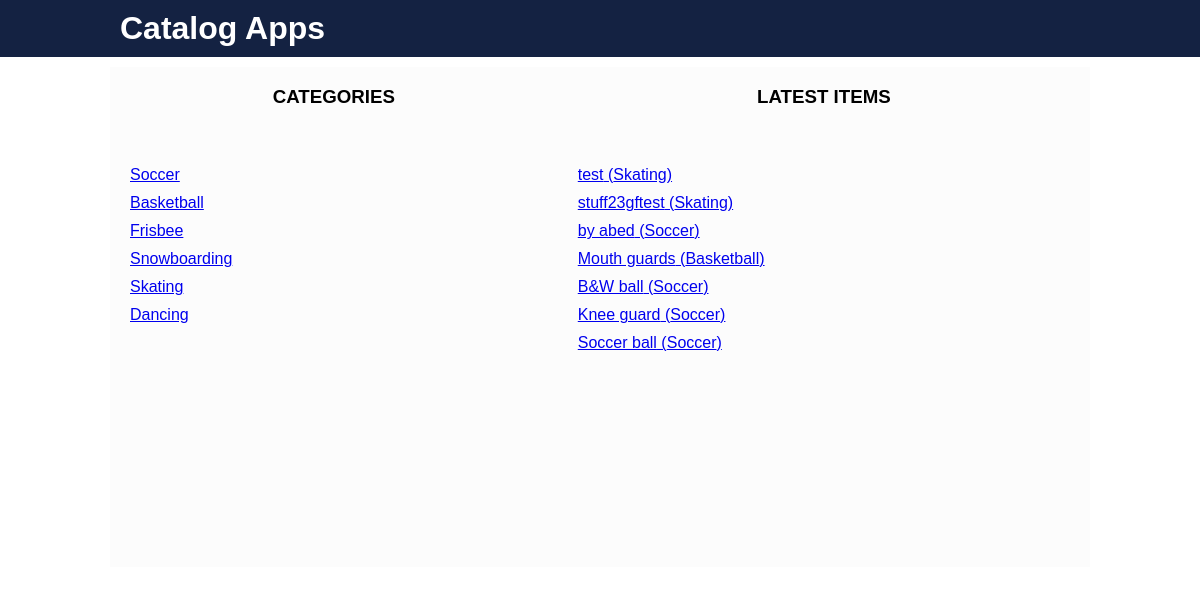
The app's page /index/ with its own data.
### app/models.py (models this page shows, shortened)
class Category(Base):
    __tablename__ = 'category'
    id = Column(Integer, primary_key=True)
    name = Column(String(250), nullable=False)
    items = relationship("Item", lazy='subquery')

class Item(Base):
    __tablename__ = 'item'
    name = Column(String(80), nullable=False)
    id = Column(Integer, primary_key=True)
    description = Column(String(250))
    user_id = Column(String(64))
    category_id = Column(Integer, ForeignKey('category.id'))
    category = relationship(Category, lazy='subquery')

### app/views.py (the view)
@app.route('/')
@app.route('/index/')
def showCatalog():
    categories = getDbSession().query(Category).all()
    latestItems = getDbSession().query(Item).order_by(Item.id.desc()).all()
    closeDbSession()
    return render_template('child_index.html',
                           categories=categories, latestItems=latestItems)

### app/dbutils.py (called while the page is built)
def getDbSession():
    return db_session

def closeDbSession():
    db_session.close_all()

### app/templates/child_index.html (shortened to what this page needs)
{% extends "base_layout.html" %}
{% block head %}
  {{ super() }}
{% endblock %}
{% block content %}
	<div class="root_container horizontal">
		<div class="items_section grey">
			<div class="center">
				<h3 class="center_text">CATEGORIES</h3>
			</div>
			<div class="items_list">
				{% for category in categories %}
				<p>
					<a href="{{url_for('categoryDetails',category_id=category.id)}}">{{
						category.name }}</a>
				</p>
				{% endfor %}
			</div>
		</div>
		<div class="latest_items_section  grey">
			<div class="center">
				<h3 class="center_title">LATEST ITEMS</h3>
			</div>
			<div class="items_list">
				{% for item in latestItems %}
				<p>
					<a href="{{url_for('itemDetails',item_id = item.id)}}">{{
						item.name }}&nbsp;({{item.category.name}})</a>
				</p>
				{% endfor %}
			</div>
		</div>
	</div>
{% endblock %}

### app/templates/base_layout.html (shortened to what this page needs)
<!doctype html>
<html>
<head>
	{% block head %}
	<link rel=stylesheet type=text/css href="{{ url_for('static', filename='styles.css') }}">
{% endblock %}
</head>
<body>
	<header id="header">
		<div class="header_group">
			<div class="header">
				<h1 class="app_title">Catalog Apps</h1>
			</div>
		</div>
	</header>
	<div id="content">{% block content %}{% endblock %}</div>
</body>
</html>

### app/static/styles.css (style rules this page uses)
body { font-family: sans-serif; background-color: #ffffff; margin: 0px; }
.header_group { background-color: #142242; width: 100%; padding:10px; }
p { margin: 10px; word-wrap: break-word; }
.header { max-width: 980px; height: 100%; margin: auto; }
.app_title { color: #ffffff; margin: 0px; display: inline; }
.items_section { flex-grow: 1; display: inline-block; }
.items_list { margin-bottom:10px; margin-right:10px; margin-left:10px; margin-top: 40px; }
.root_container { max-width: 980px; margin:auto; padding: 10px; }
.grey { background-color:#FCFCFC; }
.horizontal { display: flex; flex-direction: row; }
.center { display: flex; justify-content: center; }
.latest_items_section { height: 500px; flex-grow: 1; display: inline-block; }

### records on screen
Category: name "Soccer"
Category: name "Basketball"
Category: name "Frisbee"
Category: name "Snowboarding"
Category: name "Skating"
Category: name "Dancing"
Item: name "test", category.name "Skating"
Item: name "stuff23gftest", category.name "Skating"
Item: name "by abed", category.name "Soccer"
Item: name "Mouth guards", category.name "Basketball"
Item: name "B&W ball", category.name "Soccer"
Item: name "Knee guard", category.name "Soccer"
Item: name "Soccer ball", category.name "Soccer"
